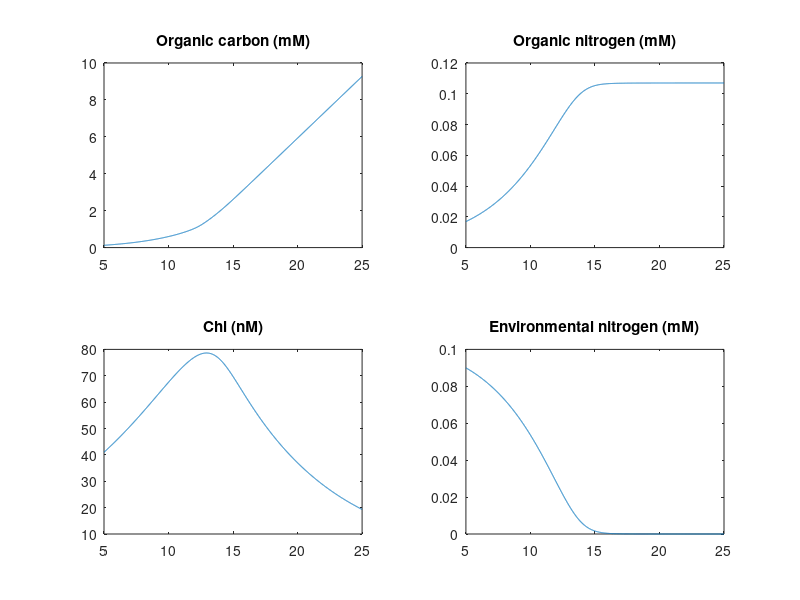

Reproduce this figure in MATLAB.
%%%%%%%%%%%%%%%%%%%%%%%%%%%%%%%%%%%%%%%%%%%%%%%%%%%%
%%% PARAMETERS %%%%%%%%%%%%%%%%%%%%%%%%%%%%%%%%%%%%%
%%%%%%%%%%%%%%%%%%%%%%%%%%%%%%%%%%%%%%%%%%%%%%%%%%%%
CNpro=6.6;       %CN ratio of protein
KN   =0.02;      %half-saturation constant  
mu   =0.234;     %max protein synthesis rate
CHsyn=5;         %max photosynthetic rate; NOTE: the optimized value in the paper of 2.19 is too low for the solution below and makes CH go to zero
m_ex =1.43;      %maximum excretion rate
R_ex =13.49;     %CN above which excretion happens
tau  =9.59;      %photoacclimation time
b    =57/(1E6);  %change in Chl:N relative to N:C

%%%%%%%%%%%%%%%%%%%%%%%%%%%%%%%%%%%%%%%%%%%%%%%%%%%%
%%% LOGISTICS %%%%%%%%%%%%%%%%%%%%%%%%%%%%%%%%%%%%%%
%%%%%%%%%%%%%%%%%%%%%%%%%%%%%%%%%%%%%%%%%%%%%%%%%%%%
dt = 0.01;       %timestep
n=25/dt;         %number of solution points
CH=NaN(n,1);     %container for organic C
PR=NaN(n,1);     %container for organic N
theta=NaN(n,1);  %container for Chl/PR ratio
N=NaN(n,1);      %container for environmental N

%%%%%%%%%%%%%%%%%%%%%%%%%%%%%%%%%%%%%%%%%%%%%%%%%%%%
%%% INITIAL CONDITIONS %%%%%%%%%%%%%%%%%%%%%%%%%%%%%
%%%%%%%%%%%%%%%%%%%%%%%%%%%%%%%%%%%%%%%%%%%%%%%%%%%%
CH(1)    = 0.1242;           %initial organic C
PR(1)    = 0.0169;           %initial organic N
theta(1) = (41/1E6)/0.0169;  %initial Chl/PR ratio
N(1)     = 0.09;             %initial environmental N

%%%%%%%%%%%%%%%%%%%%%%%%%%%%%%%%%%%%%%%%%%%%%%%%%%%%
%%% EULER FORWARD LOOP %%%%%%%%%%%%%%%%%%%%%%%%%%%%%
%%%%%%%%%%%%%%%%%%%%%%%%%%%%%%%%%%%%%%%%%%%%%%%%%%%%
for t=2:n
    PRsynth = mu*N(t-1)/(KN+N(t-1));             %protein synthesis
    theta0  = b*(PR(t-1)/CH(t-1));               %target Chl/PR ratio
    Chl     = theta(t-1)*PR(t-1);                %cellular Chl
    Rcell   = CH(t-1)/(PR(t-1) + Chl);           %C:N ratio
    excr    = (1/2)*m_ex*(1-tanh(Rcell - R_ex)); %excretion of excess C
    
    dCH_dt    = dt*PR(t-1)*(CHsyn - CNpro*PRsynth - excr);              %Euler CH increment
    dtheta_dt = dt*(1/tau)*(theta0-theta(t-1));                         %theta increment
    dPR_dt    = dt*PR(t-1)*PRsynth;                                     %PR increment            
    dN_dt     = (-dPR_dt - dtheta_dt*dPR_dt)*(1/(1+exp(-10000*N(t-1))));%N increment 
    
    CH(t)    = CH(t-1) + dCH_dt;       %Euler CH update
    PR(t)    = PR(t-1) + dPR_dt;       %PR update
    theta(t) = theta(t-1) + dtheta_dt; %theta update
    N(t)     = N(t-1) + dN_dt;         %N update 
end

%%%%%%%%%%%%%%%%%%%%%%%%%%%%%%%%%%%%%%%%%%%%%%%%%%%%%
%%% PLOTS %%%%%%%%%%%%%%%%%%%%%%%%%%%%%%%%%%%%%%%%%%%
%%%%%%%%%%%%%%%%%%%%%%%%%%%%%%%%%%%%%%%%%%%%%%%%%%%%%
ts = linspace(5,25,n);

subplot(2,2,1); plot(ts,CH); title('Organic carbon (mM)');
subplot(2,2,2); plot(ts,PR); title('Organic nitrogen (mM)');
subplot(2,2,3); plot(ts,theta.*PR*1E6); title('Chl (nM)'); 
subplot(2,2,4); plot(ts,N); title('Environmental nitrogen (mM)')
